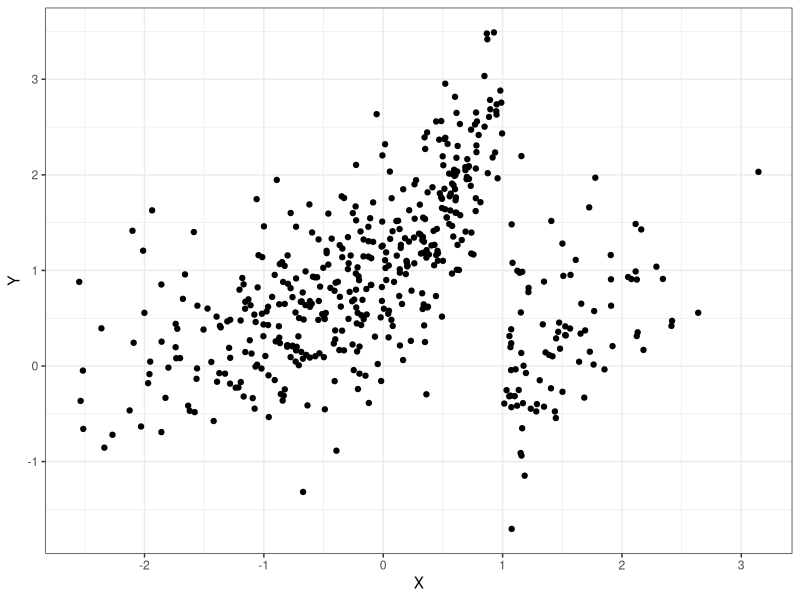
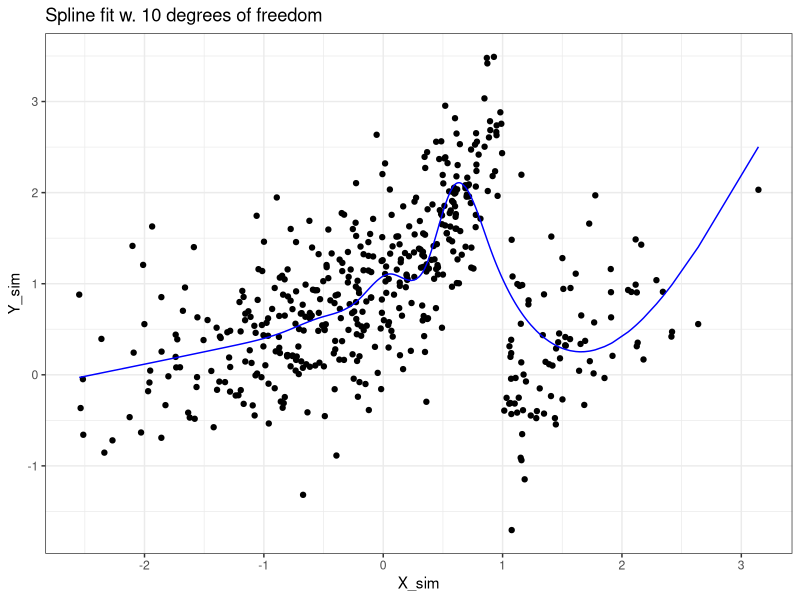
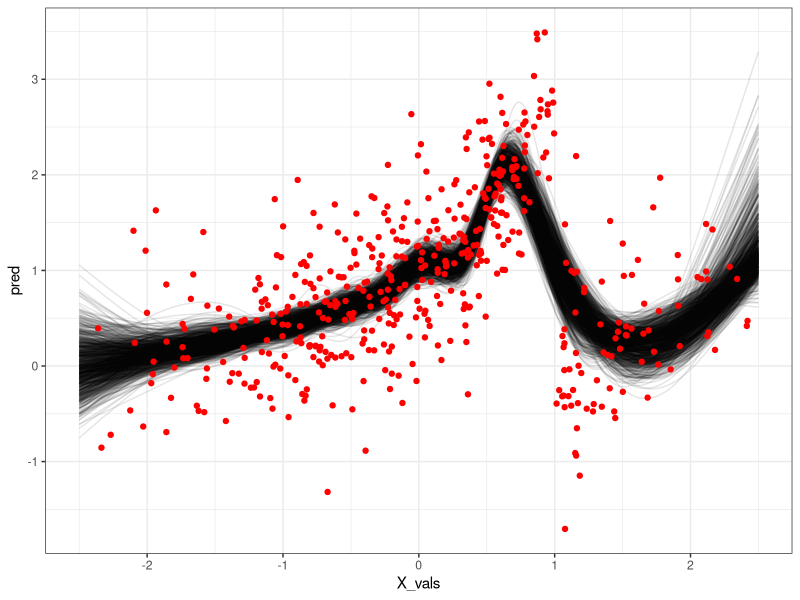
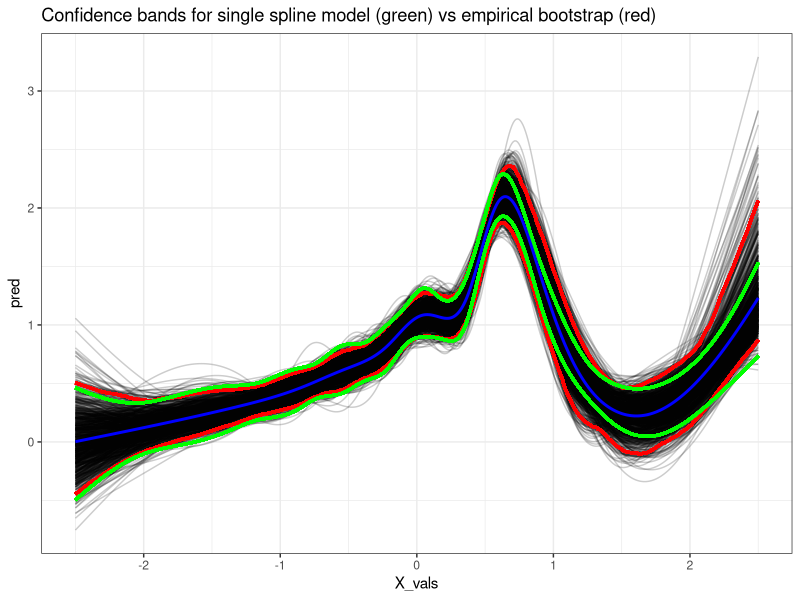
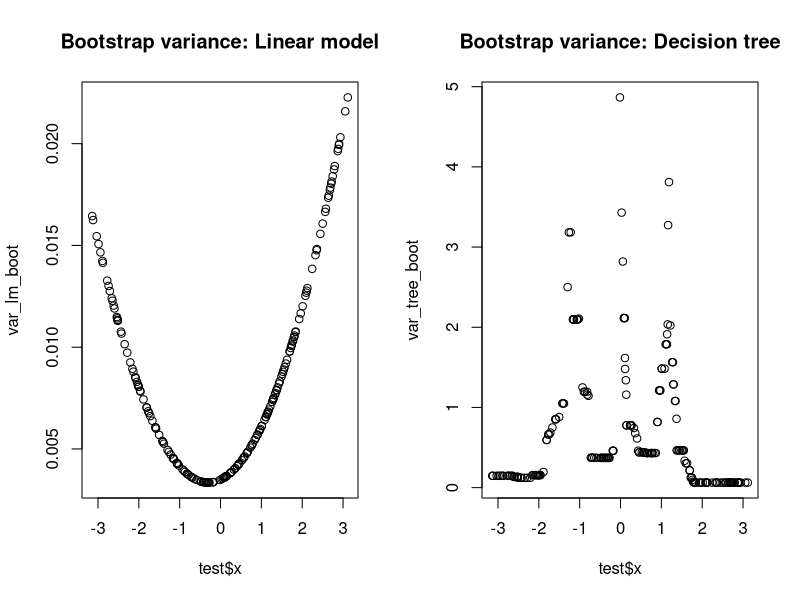

These charts were generated, in order, by the following R code:
# Solutions for week 8 in StatIns

# Practical exercise 1

library(tidyverse)

## a.

n <- 500
set.seed(2026)
X_sim <- rnorm(n)
Y_sim <- (X_sim <= 1)*exp(X_sim) + (X_sim > 1)*log(abs(X_sim)) + rnorm(n, sd = 0.6) #note that we compute log(abs()) rather than log() for numerical stability.
df_to_plot <- data.frame("X" = X_sim, "Y" = Y_sim)

ggplot(df_to_plot) +
  geom_point(aes(x = X, y = Y)) + theme_bw()

spline_fit <- lm(Y_sim ~ splines::ns(X_sim,df=10))

grid_chosen <- seq(-2.5,2.5,length.out = n)

ggplot(df_to_plot %>% 
         mutate("Fit" = predict(spline_fit,newdata = data.frame(x=X_sim)))) +
  geom_point(aes(x = X_sim, y = Y_sim)) +
  geom_line(aes(x = X_sim, y = Fit), color = "blue") +
  ggtitle("Spline fit w. 10 degrees of freedom") + theme_bw()

## b.

B <- 1000
samples <- matrix(NA,B,length(X_sim))                     # Matrix to hold bootstrap predictions, which we will use in c.

df_B <- data.frame("X_vals" = NA, "pred" = NA, "B" = NA)  # Data frame to save bootstrap predictions
for(b in 1:B){
  inx <- sample(1:n , replace=T) #We sample indicies WITH replacement to draw from the simulated data
  X_boot <- X_sim[inx]           #Bootstrap sample   
  Y_boot <- Y_sim[inx]           #Bootstrap sample
  spline_fit_b <- lm(Y_boot ~ splines::ns(X_boot, df=10)) #Fit spline model on bootstrap sample 
  boot_pred <- predict(spline_fit_b, newdata = data.frame(X_boot=grid_chosen)) #Predict with spline bootstrap model
  samples[b,] <- boot_pred       # Save for c.
  current_b <- b       
  print(current_b)
  pred_df <- data.frame("X_vals" = grid_chosen, "pred" = as.vector(boot_pred), "B" = rep(as.factor(current_b), length(grid_chosen))) #Construct temporary data frame
  df_B <- rbind(df_B, pred_df) #Save bootstrap prediction.
}

ggplot(df_B %>% drop_na(), aes(x = X_vals, y = pred, group = B)) +
  geom_line(stat="identity", alpha = 0.1, color = "black")  + 
  theme(legend.position="none") + theme_bw() +
  geom_point(data = df_to_plot, aes(x = X_sim, y = Y_sim), color = "red")+ xlim(-2.5, 2.5) #+ ylim(-1.5, 5) 


bagging_estimate <- 
  df_B %>% drop_na() %>%
  select(-B) %>%
  group_by(X_vals) %>%
  summarise("bagging_value" = mean(pred)) 

head(df_B)
head(bagging_estimate)

## c.

library(matrixStats)

upper <- colQuantiles(samples,probs = c(0.975)) #Empirical .975 quantile of bootstrap predicitons
lower <- colQuantiles(samples,probs = c(0.025)) #Empirical .025 quantile of bootstrap predicitons

conf_interval <- predict(spline_fit, newdata = data.frame(X_sim = grid_chosen), 
                         interval="confidence",
                         level = 0.95) #Return lower .025 and upper .975 confidence interval

df_B_W_CI <- df_B %>% 
  drop_na() %>%
  cbind("upper" = rep(upper, B), "lower" =  rep(lower, B)) %>%
  cbind("upper_model" = rep(conf_interval[,3], B), "lower_model" = rep(conf_interval[,2], B))

ggplot(df_B_W_CI , aes(x = X_vals, y = pred,  group = B)) +
  geom_line(stat="identity", alpha = 0.2,  color = "black")  + 
  theme(legend.position="none") + theme_bw() + 
  geom_line(aes(x = X_vals, y = upper), color = "red", linewidth=1) + 
  geom_line(aes(x = X_vals, y = lower), color = "red", linewidth=1) + 
  geom_line(aes(x = X_vals, y = upper_model), color = "green", linewidth=1) + 
  geom_line(aes(x = X_vals, y = lower_model), color = "green", linewidth=1) +
  ggtitle("Confidence bands for single spline model (green) vs empirical bootstrap (red)") +
  geom_line(data = bagging_estimate, aes(x = X_vals, y = bagging_value), color = "blue", linewidth=1)

# Practical exercise 2

set.seed(2026)

B <- 100

## b.

# simulate observations
simulate_data <- function(n) {
  x <- runif(n, -pi, pi)
  y <- 2 + 3 * x + 2 * sin(x) + rt(n, df = 10)
  data.frame(x = x, y = y)
}

train <- simulate_data(500)
test  <- simulate_data(200)

## i.

# original linear regression
fit <- lm(y ~ x, data = train)
pred_original <- predict(fit, newdata = test)

# store predictions from all bootstrap models
pred_parametric <- matrix(NA, nrow = 200, ncol = B)
pred_nonparametric <- matrix(NA, nrow = 200, ncol = B)

for (b in 1:B) {
  # parametric bootstrap
  boot_parametric <- train
  boot_parametric$y <- fitted(fit) + rt(500, df = 10)
  
  fit_parametric <- lm(y ~ x, data = boot_parametric)
  pred_parametric[, b] <- predict(fit_parametric, newdata = test)
  
  # nonparametric bootstrap
  indices <- sample(1:500, size = 500, replace = TRUE)
  boot_nonparametric <- train[indices, ]
  
  fit_nonparametric <- lm(y ~ x, data = boot_nonparametric)
  pred_nonparametric[, b] <- predict(fit_nonparametric, newdata = test)
}

# bagged predictions
pred_bag_parametric <- rowMeans(pred_parametric)
pred_bag_nonparametric <- rowMeans(pred_nonparametric)

# test MSEs
mse <- c(
  Original = mean((test$y - pred_original)^2),
  Parametric = mean((test$y - pred_bag_parametric)^2),
  Nonparametric = mean((test$y - pred_bag_nonparametric)^2)
)
mse

### ii.

library(rpart)

fit_tree <- rpart(y ~ x, data = train)
pred_tree <- predict(fit_tree, newdata = data.frame(x = test$x))

pred_tree_bag <- matrix(0, 200, B)

# perform nonparametric bootstrap
for (b in 1:B) {
  idx <- sample(1:500, replace = TRUE)
  df_boot <- data.frame(X = train$x[idx], Y = train$y[idx])
  fit_star <- rpart(Y ~ X, data = df_boot)
  pred_tree_bag[, b] <- predict(fit_star, newdata = data.frame(X = test$x))
}

pred_tree_bag_mean <- rowMeans(pred_tree_bag)

mse_tree      <- mean((pred_tree - test$y)^2)
mse_tree_bag  <- mean((pred_tree_bag_mean - test$y)^2)

mse_tree      # 3.384202
mse_tree_bag  # 2.207303

### iii.

# Linear model bootstrap variance
var_lm_boot  <- apply(pred_nonparametric, 1, var)

# Tree model bootstrap variance
var_tree_boot <- apply(pred_tree_bag, 1, var)

par(mfrow=c(1,2))
plot(test$x, var_lm_boot, main="Bootstrap variance: Linear model")
plot(test$x, var_tree_boot, main="Bootstrap variance: Decision tree")

# the variance is certainly larger for the decision tree, and the MSE is also
# larger, definitely due to the much higher variance
